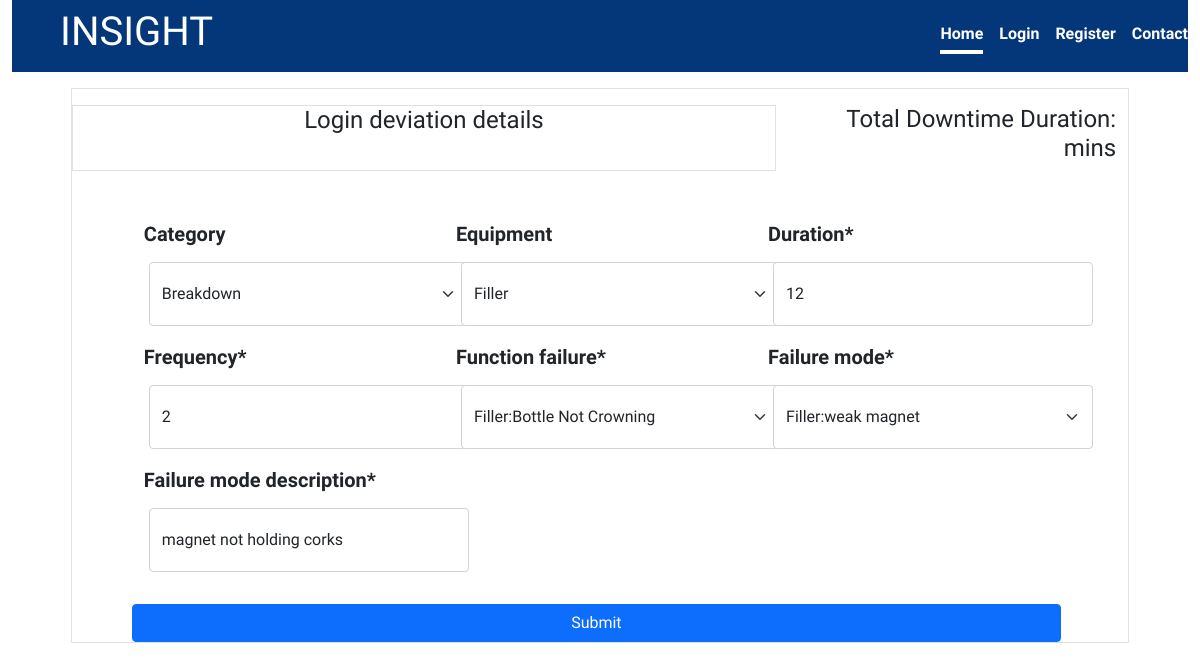
The page /insight/deviation/1 on the database its author committed.
### insight/models.py (models this page shows, shortened)
class Deviation(models.Model):
    insight=models.ForeignKey(InsightData,on_delete=models.CASCADE)
    category= models.ForeignKey(Category, blank=True, null=True,on_delete=models.CASCADE)
    equipment= models.ForeignKey( Equipment, blank=True, null=True, on_delete=models.CASCADE)
    frequency= models.PositiveIntegerField()
    duration = models.PositiveIntegerField()
    function_failure =models.ForeignKey(FunctionFailure,on_delete=models.CASCADE)
    failure_mode =models.ForeignKey(FailureMode,on_delete=models.CASCADE)
    failure_mode_description =models.CharField(max_length=100)

### insight/views.py (the view)
# urls.py: path('deviation/<int:pk>',DeviationUpdateView.as_view(),name='update-deviation'),
class DeviationUpdateView(UpdateView):
    model = Deviation
    form_class =DeviationForm
    template_name = 'insight/create-deviation.html'
    success_url = "/insight/deviation"

### insight/forms.py
class DeviationForm(ModelForm):
    class Meta:
        model=Deviation
        fields =['category','equipment','frequency','duration',
        'function_failure','failure_mode','failure_mode_description']

### insight/models.py (called while the page is built)
    def __str__(self):
        return self.name

    def __str__(self):
        return self.name

    def __str__(self):
        return f'{self.equipment}:{self.name}'

    def __str__(self):
        return f'{self.equipment}:{self.name}'

### insight/templates/insight/create-deviation.html (shortened to what this page needs)
{% extends 'base.html' %} {% block content %} {% include 'navbar.html' %}
{% load crispy_forms_tags %}
<div class="container mt-3 border " style="width:90%;font-size:14px">
  <div class="row">
    <div class="col-8 text-center mr-5 mt-3 border" >
      <h4>Login deviation details</h4>
    </div>
    <div class="col-4 text-end mr-5 mt-3 ">
    <h4> Total Downtime Duration: {{duration}} mins</h4>
    </div>
  </div>
    <form action="" method="post" autocomplete="off">
      <div class="row mx-5 mt-5">
        <div class="col-4">{{form.category|as_crispy_field}}</div>
         <div class="col-4">{{form.equipment|as_crispy_field}}</div>
           <div class="col-4">{{form.duration|as_crispy_field}}</div>
      </div>
       <div class="row mx-5">
          <div class="col-4">{{form.frequency|as_crispy_field}}</div>
              <div class="col-4" >{{form.function_failure|as_crispy_field}}</div>
          <div class="col-4">{{form.failure_mode|as_crispy_field}}</div>
       </div>
         <div class="row mx-5">
         <div class="col-12">{{form.failure_mode_description|as_crispy_field}}</div>
       </div>
      <button type="submit" class="btn btn-primary mt-3 mx-5" style="width: 90%;">Submit</button>
    </form>
  </div>
</div>
{% endblock content %}

### static/css/style.css (style rules this page uses)
:root { --nav: #043779; --content: #ffffff; --textcontent: #fefefe; --bs-blue: #0d6efd; --bs-indigo: #6610f2; --bs-purple: #6f42c1; --bs-pink: #d63384; --bs-red: #dc3545; --bs-orange: #fd7e14; --bs-yellow: #ffc107; --bs-green: #198754; --bs-teal: #20c997; --bs-cyan: #0dcaf0; --bs-white: #fff; --bs-gray: #6c757d; --bs-gray-dark: #343a40; --bs-primary: #0d6efd; --bs-secondary: #6c757d; --bs-success: #198754; --bs-info: #0dcaf0; --bs-warning: #ffc107; --bs-danger: #dc3545; --bs-light: #f8f9fa; --bs-dark: #212529; --bs-font-sans-serif: system-ui, -apple-system, "Segoe UI", Roboto, "Helvetica Neue", Arial, "Noto Sans", "Liberation Sans", sans-serif, "Apple Color Emoji", "Segoe UI Emoji", "Segoe UI Symbol", "Noto Color Emoji"; --bs-font-monospace: SFMono-Regular, Menlo, Monaco, Consolas, "Liberation Mono", "Courier New", monospace; --bs-gradient: linear-gradient( 180deg, rgba(255, 255, 255, 0.15), rgba(255, 255, 255, 0) ); }
* { padding: 0; margin: 0; box-sizing: border-box; }
body { font-family: "Source Sans Pro", sans-serif; }
.select, .numberinput, .textinput { width: 20em; height: 4em; margin: 5px; }
label { font-size: 20px; font-weight: bold; }

### rows shown on the page
Deviation: category "Breakdown", equipment "Filler", duration "12", frequency "2", function_failure "Filler:Bottle Not Crowning", failure_mode "Filler:weak magnet", failure_mode_description "magnet not holding corks"
